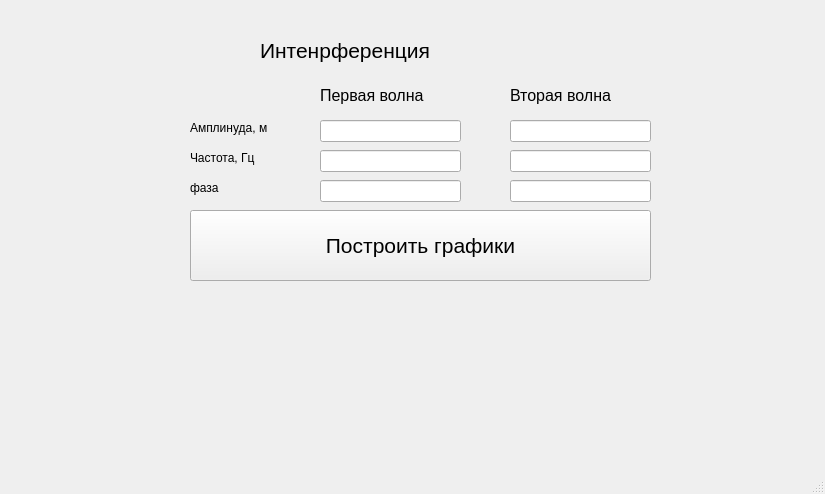
<?xml version="1.0" encoding="UTF-8"?>
<ui version="4.0">
 <class>MainWindow</class>
 <widget class="QMainWindow" name="MainWindow">
  <property name="geometry">
   <rect>
    <x>0</x>
    <y>0</y>
    <width>825</width>
    <height>494</height>
   </rect>
  </property>
  <property name="windowTitle">
   <string>MainWindow</string>
  </property>
  <widget class="QWidget" name="centralwidget">
   <widget class="QLabel" name="label">
    <property name="geometry">
     <rect>
      <x>260</x>
      <y>30</y>
      <width>321</width>
      <height>41</height>
     </rect>
    </property>
    <property name="font">
     <font>
      <pointsize>16</pointsize>
     </font>
    </property>
    <property name="text">
     <string>Интенрференция</string>
    </property>
   </widget>
   <widget class="QLabel" name="label_2">
    <property name="geometry">
     <rect>
      <x>320</x>
      <y>80</y>
      <width>181</width>
      <height>31</height>
     </rect>
    </property>
    <property name="font">
     <font>
      <pointsize>12</pointsize>
     </font>
    </property>
    <property name="text">
     <string>Первая волна</string>
    </property>
   </widget>
   <widget class="QLabel" name="label_3">
    <property name="geometry">
     <rect>
      <x>190</x>
      <y>120</y>
      <width>101</width>
      <height>16</height>
     </rect>
    </property>
    <property name="text">
     <string>Амплинуда, м</string>
    </property>
   </widget>
   <widget class="QLabel" name="label_4">
    <property name="geometry">
     <rect>
      <x>190</x>
      <y>150</y>
      <width>101</width>
      <height>16</height>
     </rect>
    </property>
    <property name="text">
     <string>Частота, Гц</string>
    </property>
   </widget>
   <widget class="QLabel" name="label_5">
    <property name="geometry">
     <rect>
      <x>190</x>
      <y>180</y>
      <width>101</width>
      <height>16</height>
     </rect>
    </property>
    <property name="text">
     <string>фаза</string>
    </property>
   </widget>
   <widget class="QLabel" name="label_6">
    <property name="geometry">
     <rect>
      <x>510</x>
      <y>80</y>
      <width>141</width>
      <height>31</height>
     </rect>
    </property>
    <property name="font">
     <font>
      <pointsize>12</pointsize>
     </font>
    </property>
    <property name="text">
     <string>Вторая волна</string>
    </property>
   </widget>
   <widget class="QPushButton" name="pushButton">
    <property name="geometry">
     <rect>
      <x>190</x>
      <y>210</y>
      <width>461</width>
      <height>71</height>
     </rect>
    </property>
    <property name="font">
     <font>
      <pointsize>16</pointsize>
     </font>
    </property>
    <property name="text">
     <string>Построить графики</string>
    </property>
   </widget>
   <widget class="QLineEdit" name="amp_1">
    <property name="geometry">
     <rect>
      <x>320</x>
      <y>120</y>
      <width>141</width>
      <height>22</height>
     </rect>
    </property>
   </widget>
   <widget class="QLineEdit" name="amp_2">
    <property name="geometry">
     <rect>
      <x>510</x>
      <y>120</y>
      <width>141</width>
      <height>22</height>
     </rect>
    </property>
   </widget>
   <widget class="QLineEdit" name="pha_1">
    <property name="geometry">
     <rect>
      <x>320</x>
      <y>180</y>
      <width>141</width>
      <height>22</height>
     </rect>
    </property>
   </widget>
   <widget class="QLineEdit" name="fre_2">
    <property name="geometry">
     <rect>
      <x>510</x>
      <y>150</y>
      <width>141</width>
      <height>22</height>
     </rect>
    </property>
   </widget>
   <widget class="QLineEdit" name="fre_1">
    <property name="geometry">
     <rect>
      <x>320</x>
      <y>150</y>
      <width>141</width>
      <height>22</height>
     </rect>
    </property>
   </widget>
   <widget class="QLineEdit" name="pha_2">
    <property name="geometry">
     <rect>
      <x>510</x>
      <y>180</y>
      <width>141</width>
      <height>22</height>
     </rect>
    </property>
   </widget>
  </widget>
  <widget class="QMenuBar" name="menubar">
   <property name="geometry">
    <rect>
     <x>0</x>
     <y>0</y>
     <width>825</width>
     <height>26</height>
    </rect>
   </property>
  </widget>
  <widget class="QStatusBar" name="statusbar"/>
 </widget>
 <resources/>
 <connections/>
</ui>
